Frame 1 (no input): blank canvas, image omitted
Frame 60 (no input): blank canvas, image omitted
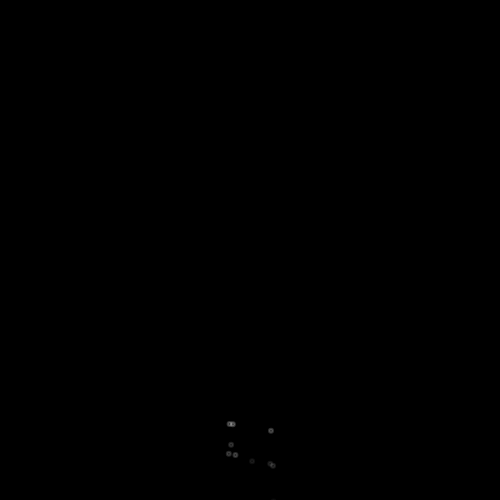
Frame 120 (the mouse pressed at the canvas centre since frame 60)

The p5.js sketch whose frames 1 and 60 were blank and that drew this single picture after the mouse press (run headless with seeded random() and noise() and a simulated clock; from frame 60 on, the mouse is pressed at the canvas centre):

// p5.js sketch
// ── sketch.js

let emitters = [];

// When the mouse is pressed, an emitter is created which then creates particles using the particle class

function mousePressed() {
  emitters.push(new Emitter(mouseX, mouseY));
}



function setup(){

createCanvas(500,500);
background(255,0,0);
rectMode(CENTER);
 emitter = new Emitter(250,250);



}

function draw() {
  
 background(0);
 
 emitters.forEach(emitter => {
  emitter.createParticles();
  emitter.update();
  emitter.render();
  if(this.counter >= 20) {
    this.emitters.splice(i, 1);
  }
 });


  



  
  }

// ── Emitter.js

// Emitter class uses the particle class in order to create particles at it's location

class Emitter{
    constructor(x,y){
        this.position=createVector(x,y)
        this.particles=[]
       
        this.r = 2;
        this.counter = 0;

    }
// Function to create particles within the emitter

    createParticles(){
      if(this.counter <= 20) {
        for (let i = 0; i < 1; i++) {
          this.particles.push(new Particle(this.position.x, this.position.y));
          this.counter++
        }
      }
    
    }


    


    update(){
        
          // each particle has the force of gravity acting upon it 
           
          this.particles.forEach(particle => {
            let gravity = createVector(0,0.2);
            particle.applyForce(gravity);
            particle.update()
            this.lifespan -= 5;
          });
           

  // These lines of code are checking the length of the array of particles and deletes particles from the array based 
// on the objects lifetime

           for (let i = this.particles.length - 1; i >= 0; i--) {
            if (this.particles[i].isFinished())  {
              this.particles.splice(i, 1);
              
            }
          
          }
    }


    render(){
        this.particles.forEach(particle => {
            particle.render();
          });
       

    }
}
// ── Particle.js
// particle class creates particle object

class Particle {
    constructor(x,y) {
        this.pos = createVector(x,y);
        this.velocity = p5.Vector.random2D();
        this.velocity.mult(random(-0.5,-0.5))
        this.acc = createVector(0,0);
        this.r = 2;
        this.lifetime = 255;
    }
   
 isFinished() {
     return (this.lifetime < 0)
 }


applyForce(force){
   this.acc.add(force);
}

    update(){

    this.velocity.add(this.acc);
    this.pos.add(this.velocity);
    this.acc.set(0,0);
    this.lifetime -= 5;
    }

    render() {
        stroke(255, this.lifetime)
        strokeWeight(2);
        fill(255, this.lifetime);
        ellipse(this.pos.x, this.pos.y, this.r * 2)

    }
    edges()  {
        if (this.pos.y >= height - this.r) {
            this.pos.y =  height - this.r;
            this.velocity.y *= -1

        }
        else if (this.pos.y <= 0 + this.r) {
            this.pos.y = 0 + this.r ;
            this.velocity.y *= -1;
        }
    }
}
